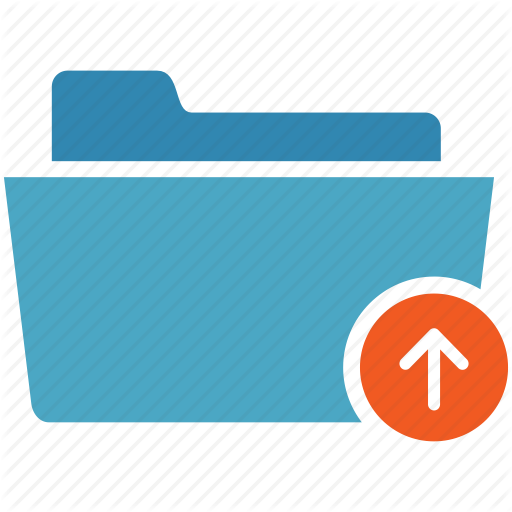
#> input picture Python_ML_2021/python/data/GUI/folder.png, 512 x 512 px
$ python plots.py out.png ../../../Python_ML_2021/python/data/GUI/exit.jpg ../../../Python_ML_2021/python/data/GUI/folder.png
#> lines starting #> are read from the running program, lines starting #| are printed output that depends on the picture
"""Create a side-by-side face mapping comparison sheet."""
from __future__ import annotations

import sys
from pathlib import Path

from PIL import Image, ImageDraw, ImageFont


def font(size=18):
    for name in ("arial.ttf", "segoeui.ttf"):
        try:
            return ImageFont.truetype(name, size)
        except Exception:
            pass
    return ImageFont.load_default()


def fit(im: Image.Image, size=(300, 360)):
#> called with size = (300, 360)
    out = Image.new("RGB", size, (245, 245, 245))
#> out: PIL image 300x360 RGB; every value is 245
    im = im.convert("RGB")
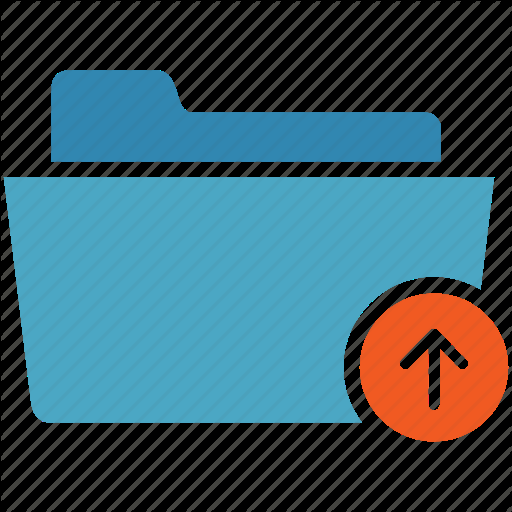
#> im: PIL image 512x512 RGB; mean R, G, B 57.7, 90.2, 100.6
    im.thumbnail((size[0] - 16, size[1] - 38), Image.LANCZOS)
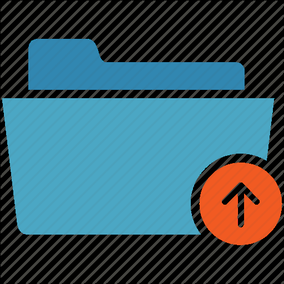
#> im: PIL image 284x284 RGB; mean R, G, B 58.2, 90.7, 101.1
    out.paste(im, ((size[0] - im.width) // 2, 34 + (size[1] - 38 - im.height) // 2))
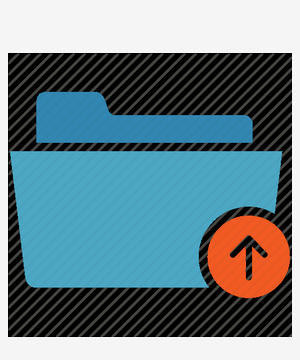
#> out: PIL image 300x360 RGB; mean R, G, B 105.5, 129.7, 137.5
    return out


def main():
    if len(sys.argv) < 4 or len(sys.argv[2:]) % 2 != 0:
        raise SystemExit("usage: make_face_mapping_comparison.py <out.png> <label> <image> ...")
    out_path = Path(sys.argv[1])
    pairs = list(zip(sys.argv[2::2], sys.argv[3::2]))
    tile_w, tile_h = 300, 360
    sheet = Image.new("RGB", (tile_w * len(pairs), tile_h), (20, 22, 24))
    draw = ImageDraw.Draw(sheet)
    for i, (label, path) in enumerate(pairs):
        im = fit(Image.open(path), (tile_w, tile_h))
        x = i * tile_w
        sheet.paste(im, (x, 0))
        draw.rectangle([x, 0, x + tile_w, 32], fill=(20, 22, 24))
        draw.text((x + 10, 7), label, fill=(235, 238, 240), font=font(17))
    out_path.parent.mkdir(parents=True, exist_ok=True)
    sheet.save(out_path)
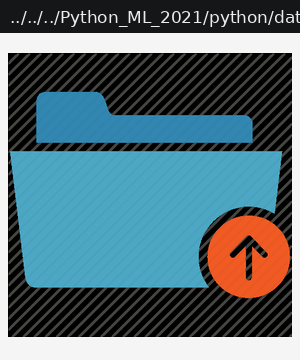
#> saved as out.png: PIL image 300x360 RGB; mean R, G, B 86.6, 111.1, 119
    print(out_path)


if __name__ == "__main__":
    main()
